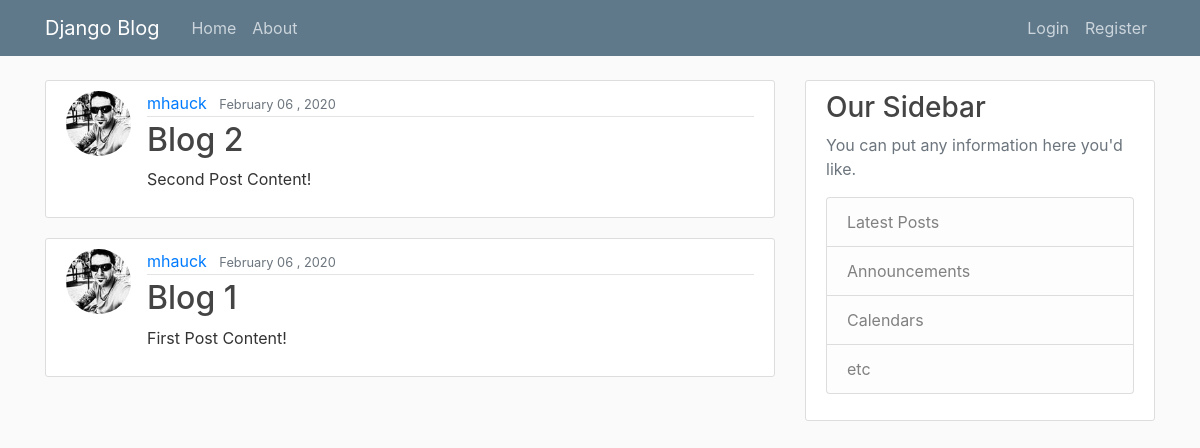
The app's page /, older data.
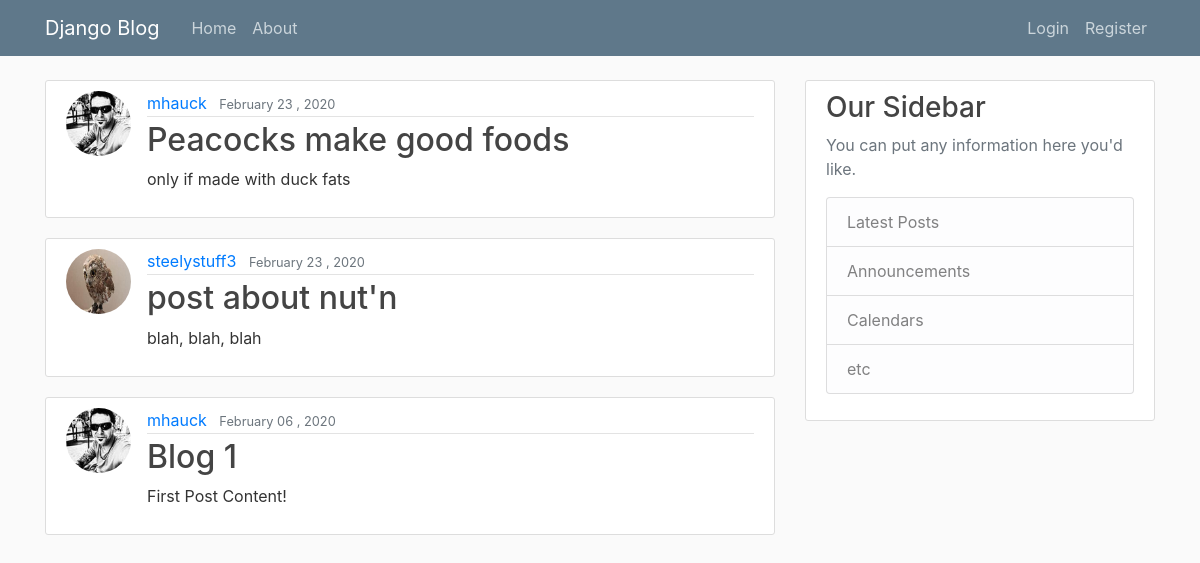
The same page, newer data.
### blog/models.py (models this page shows, shortened)
class Post(models.Model):
    title = models.CharField(max_length=100)
    content = models.TextField()
    date_posted = models.DateTimeField(default=timezone.now)
    author = models.ForeignKey(User, on_delete=models.CASCADE)

### users/models.py (models this page shows, shortened)
class Profile(models.Model):
    user = models.OneToOneField(User, on_delete=models.CASCADE)
    image = models.ImageField(default='default.jpg', upload_to='profile_pics')

### blog/views.py (the view)
# urls.py: path('', PostListView.as_view(), name='blog-home'),
class PostListView(ListView):
    model = Post
    template_name = 'blog/home.html'
    context_object_name = 'posts'
    ordering = ['-date_posted']
    paginate_by = 5

### blog/templates/blog/home.html (shortened to what this page needs)
{% extends "blog/base.html" %}
{% block content %}
    {% for post in posts %}
        <article class="media content-section">
            <img class="rounded-circle article-img" src="{{ post.author.profile.image.url }}">
            <div class="media-body">
                <div class="article-metadata">
                    <a class="mr-2" href="#">{{ post.author }}</a>
                    <small class="text-muted">{{ post.date_posted| date:"F d , Y" }}</small>
                </div>
                <h2><a class="article-title" href="{% url 'post-detail' post.id %}">{{ post.title }}</a></h2>
                <p class="article-content">{{ post.content }}</p>
            </div>
        </article>
    {% endfor %}
{% endblock content %}

### blog/templates/blog/base.html (shortened to what this page needs)
{% load static %}
<!DOCTYPE html>
<html>
<head>
    <link rel="stylesheet" href="https://stackpath.bootstrapcdn.com/bootstrap/4.4.1/css/bootstrap.min.css"
>
    <link rel="stylesheet" type="text/css" href="{% static 'blog/main.css' %}">
</head>
<body>
    <header class="site-header">
        <nav class="navbar navbar-expand-md navbar-dark bg-steel fixed-top">
            <div class="container">
                <a class="navbar-brand mr-4" href="/">Django Blog</a>
                <div class="collapse navbar-collapse" id="navbarToggle">
                    <div class="navbar-nav mr-auto">
                      <a class="nav-item nav-link" href="{% url 'blog-home' %}">Home</a>
                      <a class="nav-item nav-link" href="{% url 'blog-about' %}">About</a>
                    </div>
                    <div class="navbar-nav">
                        {% if user.is_authenticated %}
                            <a class="nav-item nav-link" href="{% url 'post-create' %}">New Post</a>
                            <a class="nav-item nav-link" href="{% url 'profile' %}">Profile</a>
                            <a class="nav-item nav-link" href="{% url 'logout' %}">Logout</a>
                        {% else %}
                            <a class="nav-item nav-link" href="{% url 'login' %}">Login</a>
                            <a class="nav-item nav-link" href="{% url 'register' %}">Register</a>
                        {% endif %}
                    </div>
                </div>
            </div>
        </nav>
    </header>
    <main role="main" class="container">
        <div class="row">
            <div class="col-md-8">
                {% block content %}{% endblock %}
            </div>
            <div class="col-md-4">
                <div class="content-section">
                    <h3>Our Sidebar</h3>
                    <p class='text-muted'>You can put any information here you'd like.
                        <ul class="list-group">
                            <li class="list-group-item list-group-item-light">Latest Posts</li>
                            <li class="list-group-item list-group-item-light">Announcements</li>
                            <li class="list-group-item list-group-item-light">Calendars</li>
                            <li class="list-group-item list-group-item-light">etc</li>
                        </ul>
                    </p>
                </div>
            </div>
        </div>
    </main>
</body>
</html>

### blog/static/blog/main.css (style rules this page uses)
body { background: #fafafa; color: #333333; margin-top: 5rem; }
h1, h2, h3, h4, h5, h6 { color: #444444; }
ul { margin: 0; }
.bg-steel { background-color: #5f788a; }
.site-header .navbar-nav .nav-link { color: #cbd5db; }
.content-section { background: #ffffff; padding: 10px 20px; border: 1px solid #dddddd; border-radius: 3px; margin-bottom: 20px; }
.article-title { color: #444444; }
.article-content { white-space: pre-line; }
.article-img { height: 65px; width: 65px; margin-right: 16px; }
.article-metadata { padding-bottom: 1px; margin-bottom: 4px; border-bottom: 1px solid #e3e3e3 }

Row changes from the older to the newer data that the page shows:
removed Post: author.profile.image (picture), author "mhauck", date_posted "February 06 , 2020", title "Blog 2", content "Second Post Content!"
added Post: author.profile.image (picture), author "mhauck", date_posted "February 23 , 2020", title "Peacocks make good foods", content "only if made with duck fats"
added Post: author.profile.image (picture), author "steelystuff3", date_posted "February 23 , 2020", title "post about nut'n", content "blah, blah, blah"
